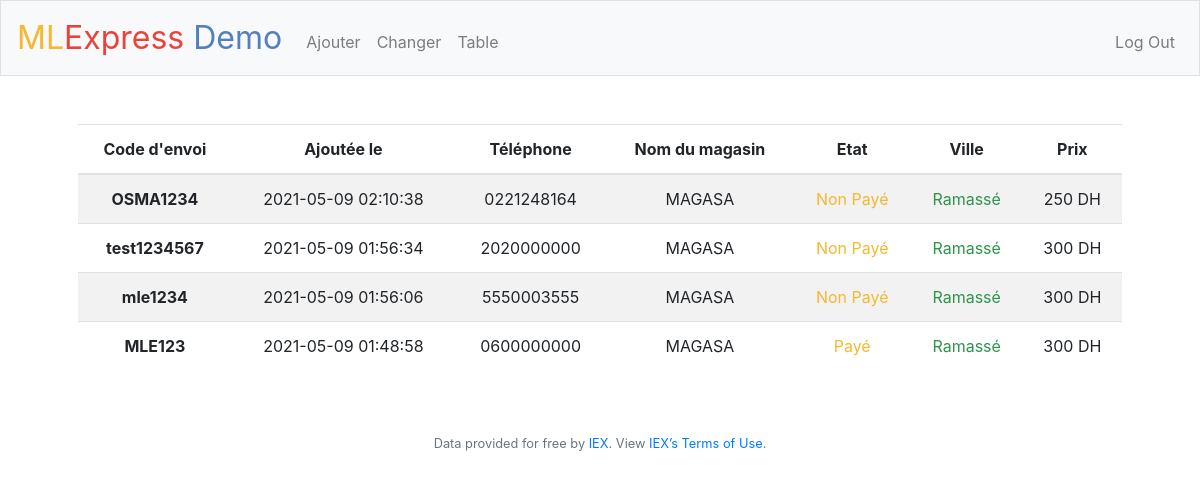
Page / (signed in) on the earlier database version.
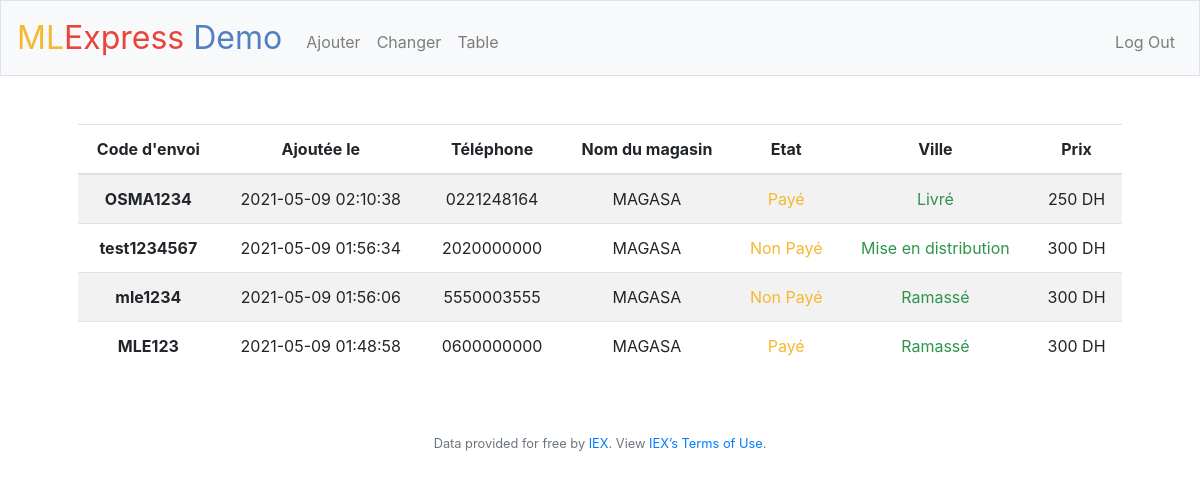
Same page on the later database version.
### tables this page shows
CREATE TABLE colis ('user_id' INTEGER NOT NULL, 'datetime' DATETIME DEFAULT CURRENT_TIMESTAMP, 'code' TEXT NOT NULL, 'price' NUMERIC NOT NULL, 'costumer_phone' TEXT NOT NULL, 'store_name' TEXT NOT NULL, 'etat' TEXT NOT NULL, 'status' TEXT NOT NULL, 'city' TEXT NOT NULL);

### app.py (the view)
@app.route("/")
@login_required
def index():
    index = db.execute("SELECT * FROM colis WHERE user_id = :user_id", user_id=session["user_id"])
    index.reverse()
    return render_template("index.html", index=index)

### app.py (called while the page is built)
@app.after_request
def after_request(response):
    response.headers["Cache-Control"] = "no-cache, no-store, must-revalidate"
    response.headers["Expires"] = 0
    response.headers["Pragma"] = "no-cache"
    return response

### helpers.py (called while the page is built)
def login_required(f):
    @wraps(f)
    def decorated_function(*args, **kwargs):
        if session.get("user_id") is None:
            return redirect("/login")
        return f(*args, **kwargs)
    return decorated_function

### templates/index.html
{% extends "layout.html" %} {% block title %} Table {% endblock %} {% block main
%}
<table class="table table-striped">
    <thead>
        <tr>
            <th>Code d'envoi</th>
            <th>Ajoutée le</th>
            <th>Téléphone</th>
            <th>Nom du magasin</th>
            <th>Etat</th>
            <th>Ville</th>
            <th>Prix</th>
        </tr>
    </thead>
    <tbody>
        {% for row in index %}
        <tr>
            <td><b>{{row["code"]}}</b></td>
            <td>{{row["datetime"]}}</td>
            <td>{{row["costumer_phone"]}}</td>
            <td>{{row["store_name"]}}</td>
            <td class="yellow">{{row["etat"]}}</td>
            <td class="green">{{row["status"]}}</td>
            <td>{{row["price"]}} DH</td>
        </tr>
        {% endfor%}
    </tbody>
</table>
{% endblock %}

### templates/layout.html (shortened to what this page needs)
<!DOCTYPE html>
<html lang="en">
    <head>
        <link
            href="https://maxcdn.bootstrapcdn.com/bootstrap/4.1.3/css/bootstrap.min.css"
            rel="stylesheet"
        />
        <link href="../static/styles.css" rel="stylesheet" />
    </head>
    <body>
        <nav class="navbar navbar-expand-md navbar-light bg-light border">
            <a class="navbar-brand" href="/"
                ><span class="yellow">ML</span><span class="red">Express</span>
                <span class="blue">Demo</span></a
            >
            <div class="collapse navbar-collapse" id="navbar">
                {% if session.user_id %}
                <ul class="navbar-nav mr-auto mt-2">
                    <li class="nav-item">
                        <a class="nav-link" href="/ajouter">Ajouter</a>
                    </li>
                    <li class="nav-item">
                        <a class="nav-link" href="/changer">Changer</a>
                    </li>
                    <li class="nav-item">
                        <a class="nav-link" href="/">Table</a>
                    </li>
                </ul>
                <ul class="navbar-nav ml-auto mt-2">
                    <li class="nav-item">
                        <a class="nav-link" href="/logout">Log Out</a>
                    </li>
                </ul>
                {% endif %}
            </div>
        </nav>
        <main class="container p-5">{% block main %}{% endblock %}</main>
        <footer class="small text-center text-muted">
            Data provided for free by
            <a href="https://iextrading.com/developer">IEX</a>. View
            <a href="https://iextrading.com/api-exhibit-a/"
                >IEX’s Terms of Use</a
            >.
        </footer>
    </body>
</html>

### static/styles.css (style rules this page uses)
nav .navbar-brand { font-size: xx-large; }
.blue { color: #537fbe; }
.red { color: #ea433b; }
.yellow { color: #f5b82e; }
.green { color: #2e944b; }
main { overflow-x: auto; text-align: center; }

Differences in the rows shown:
changed colis "OSMA1234": etat "Non Payé" → "Payé"; status "Ramassé" → "Livré"
changed colis "test1234567": status "Ramassé" → "Mise en distribution"
